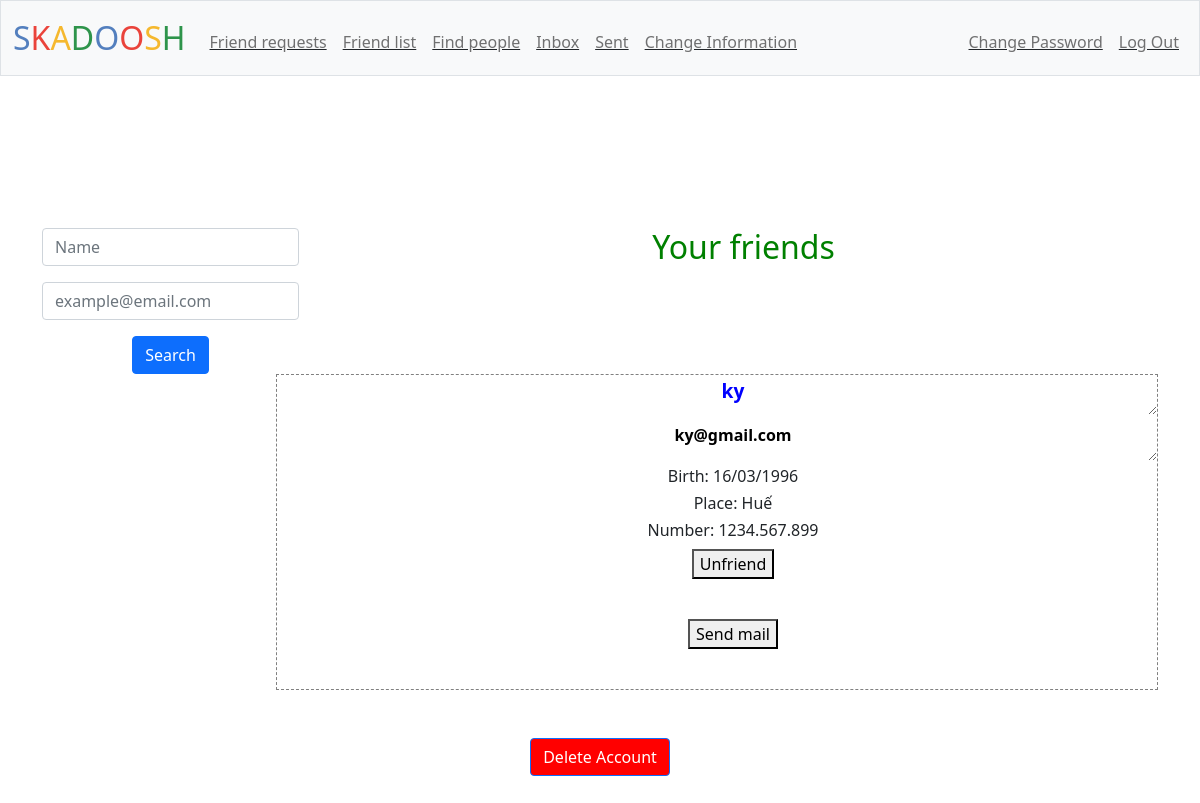
Before: /list (signed in) with the older database file.
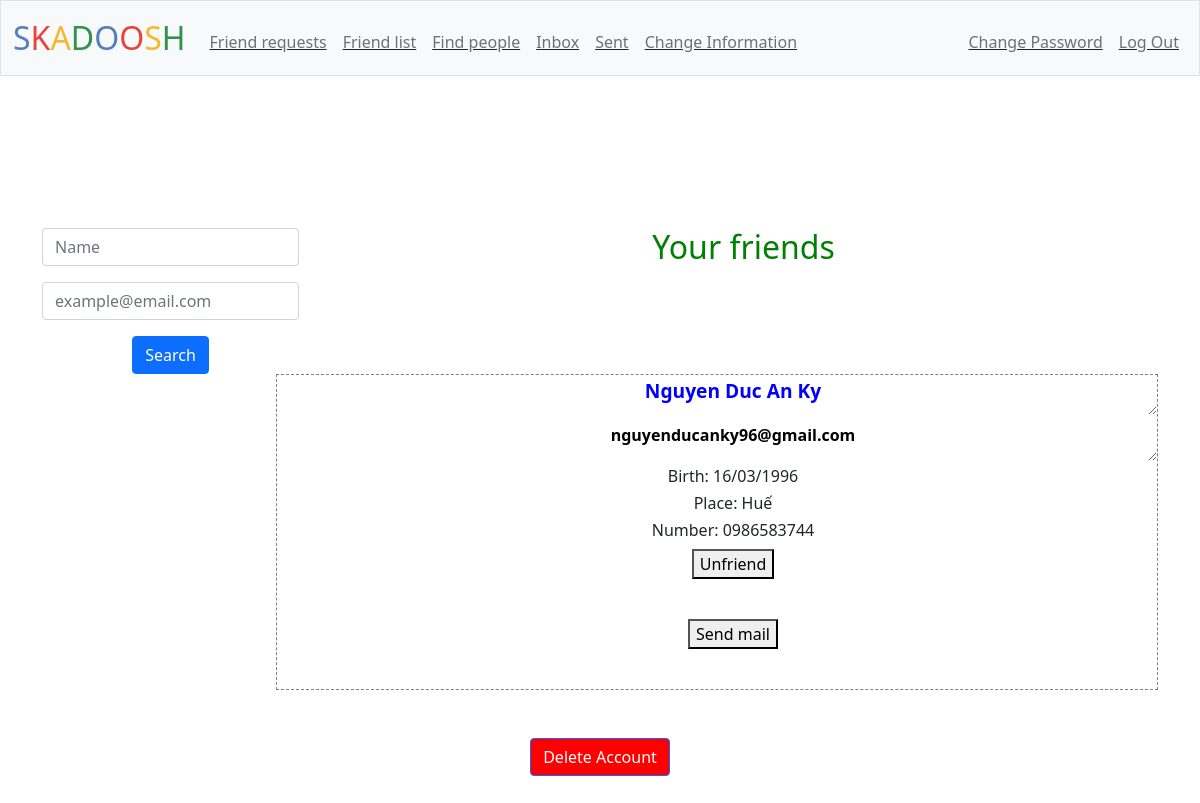
After: the same page with the newer database file.
### tables this page shows
CREATE TABLE informations (
id INTEGER PRIMARY KEY AUTOINCREMENT NOT NULL,
user_id INTEGER NOT NULL,
name TEXT NOT NULL,
birth TEXT,
place TEXT,
number TEXT,
email TEXT NOT NULL UNIQUE);

### app.py (the view, shortened to what this page needs)
@app.route("/list", methods=["GET", "POST"])
@login_required
@information_required
def list():
    user_id = session['user_id']
    if request.method == "GET":
        rows = db.execute("SELECT * FROM informations JOIN friends ON user_id = host_id OR user_id = friend_id WHERE host_id = ? OR friend_id = ? ORDER BY friends.id DESC", user_id, user_id)
        people = []
        for row in rows:
            if user_id != row['user_id']:
                person = {}
                person['name'] = row['name']
                person['email'] = row['email']
                person['birth'] = row['birth']
                person['place'] = row['place']
                person['number'] = row['number']
                if row['status'] == 'confirmed':
                    person['operation'] = 'Unfriend'
                    person['button'] = 'Send mail'
                if user_id == row['host_id'] and row['status'] == 'unconfirmed':
                    person['operation'] = 'Cancel request'
                if user_id == row['friend_id'] and row['status'] == 'unconfirmed':
                    person['operation'] = 'Accept'
                people.append(person)
        return render_template("list.html", people=people)

### app.py (called while the page is built)
@app.after_request
def after_request(response):
    response.headers["Cache-Control"] = "no-cache, no-store, must-revalidate"
    response.headers["Expires"] = 0
    response.headers["Pragma"] = "no-cache"
    return response

### helpers.py (called while the page is built)
def login_required(f):
    @wraps(f)
    def decorated_function(*args, **kwargs):
        if session.get("user_id") is None:
            return redirect("/login")
        return f(*args, **kwargs)
    return decorated_function

def information_required(f):
    @wraps(f)
    def decorated_function(*args, **kwargs):
        user_id = session.get("user_id")
        rows = db.execute("SELECT * FROM informations WHERE user_id = ?", user_id)
        if len(rows) == 0:
            message = 'You must provide you informations first!'
            return render_template("information.html", requirement=message)
        return f(*args, **kwargs)
    return decorated_function

### templates/list.html (shortened to what this page needs)
{% extends "layout.html" %}
{% block main %}
<div id="parent">
    <div id="find">
        <form id="search-form" action="/list" method="post">
            <div class="mb-3">
                <input autofocus class="form-control mx-auto w-auto" id="name" name="name" placeholder="Name" type="text">
            </div>
            <div class="mb-3">
                <input class="form-control mx-auto w-auto" id="email" name="email" placeholder="example@email.com" type="text">
            </div>
            <button class="btn btn-primary" type="submit">Search</button>
        </form>
    </div>
    <h2>Your friends</h2>
    {% for person in people %}
    <div class="result">
        <form action="/add" method="post">
            <ul>
                <li><textarea id="person" name="name" readonly>{{ person["name"] }}</textarea></li>
                <li><textarea id="person-email" name="email" readonly>{{ person["email"] }}</textarea></li>
                {% if person["birth"] %}
                <li><h6>Birth: {{ person["birth"] }}</h6></li>
                {% endif %}
                {% if person["place"] %}
                <li><h6>Place: {{ person["place"] }}</h6></li>
                {% endif %}
                {% if person["number"] %}
                <li><h6>Number: {{ person["number"] }}</h6></li>
                {% endif %}
                <button id="upper-button" type="submit">{{ person["operation"] }}</button>
            </ul>
            <br>
        </form>
        <form action="/sent" method="post">
            <ul>
                {% if person["button"] %}
                <button id="lower-button" type="submit">{{ person["button"] }}</button>
                {% endif %}
            </ul>
            <br>
        </form>
    </div>
    </div>
    {% endfor %}
{% endblock %}

Changed rows visible on the page:
removed informations: name "ky", email "ky@gmail.com", birth "16/03/1996", place "Huế", number "1234.567.899", operation "Unfriend", button "Send mail"
added informations: name "Nguyen Duc An Ky", email "nguyenducanky96@gmail.com", birth "16/03/1996", place "Huế", number "0986583744", operation "Unfriend", button "Send mail"
